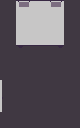

Tiled map render using the project's own tile images. Description and the whole map definition, tile-layer contents included, below:
An orthogonal 5x8 tile map with 16x16 px tiles, 2 tile layers (background, items).

<map version="1.9" tiledversion="1.9.2" orientation="orthogonal" renderorder="right-down" width="5" height="8" tilewidth="16" tileheight="16" infinite="0" nextlayerid="3" nextobjectid="1">
 <tileset firstgid="1" source="tileset.tsx" />
 <layer id="2" name="background" width="5" height="8">
  <data encoding="csv">
8,8,8,8,8,
8,8,8,8,8,
8,8,8,8,8,
8,8,8,8,8,
8,8,8,8,8,
8,8,8,8,8,
8,8,8,8,8,
8,8,8,8,8
</data>
 </layer>
 <layer id="1" name="items" width="5" height="8">
  <data encoding="csv">
0,35,38,36,0,
0,48,51,49,0,
0,61,64,62,0,
0,0,0,0,0,
0,0,0,0,0,
9,0,0,0,0,
22,0,0,0,0,
0,0,0,0,0
</data>
 </layer>
</map>
